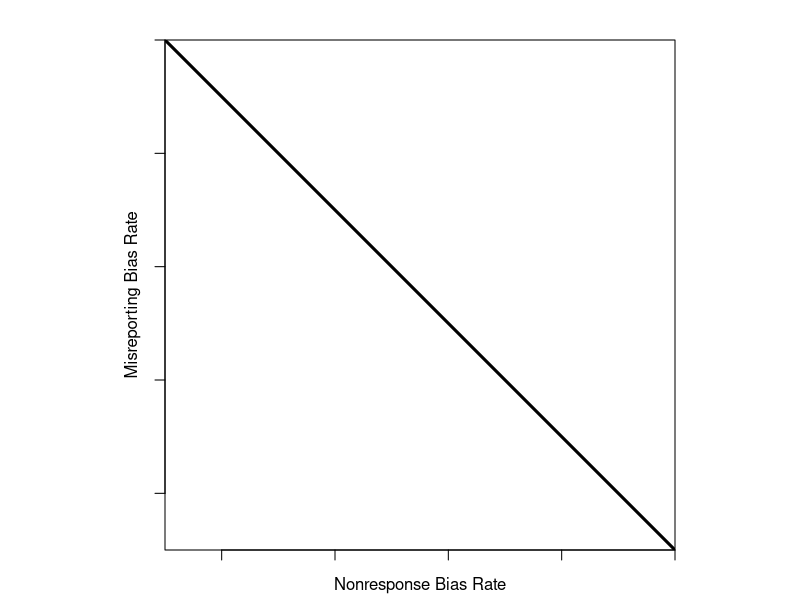

Reproduce this figure in R.
## ---- chunk 1
#| echo: false
#| results: "asis"
#| message: false
#| warning: false
#| label: fig-inverse-nonresponse
#| fig-cap: There is an inverse relationship between misreporting bias and nonresponse bias. When participants are forced to respond, they will tend to misreport, but when accuracy in reporting is emphasized, participants will tend to leave questions blank.

par(pty="s", mar=c(2.5, 2.5, 2, 0.5), mgp=c(1.2, 0, 0))
x<-seq(1, 10, length.out=50)
y<-1-x
plot(x=x,
     y=y,
     type="l",
     lwd=3,
     axes=FALSE,
     xaxs = "i",
     yaxs = "i",
     xlab="Nonresponse Bias Rate", 
     ylab="Misreporting Bias Rate")
axis(side=1, labels=FALSE)
axis(side=2, labels=FALSE)
box()
